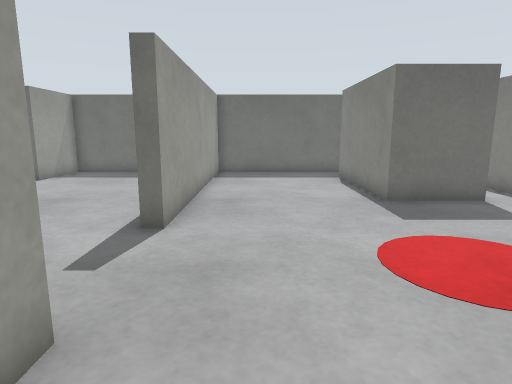
[1] (above)

16 first-person views from a walk through a world built for the Gazebo simulator. The camera is 0.41 m above the floor, tilts 10° down and sees 75° across. The floor is counted in squares, 0.2 m on a side. Each view is taken from the middle of a square. On the plan, view 1 faces up. The plan holds only what a view shows up to about 18 squares ahead; the rest is blank. The place goes on beyond the plan. Robots are left out.

[2]
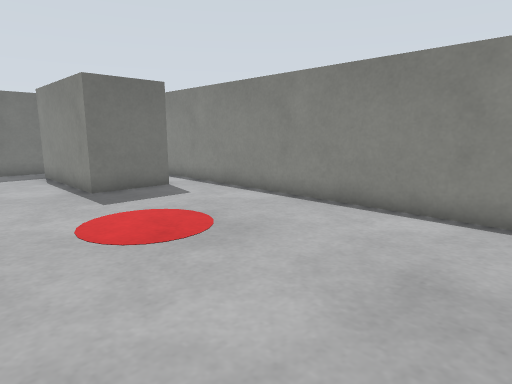

[3]
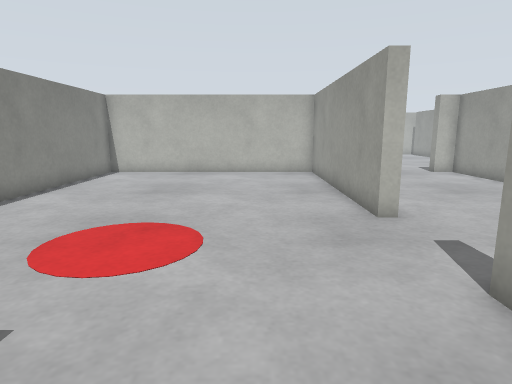

[4]
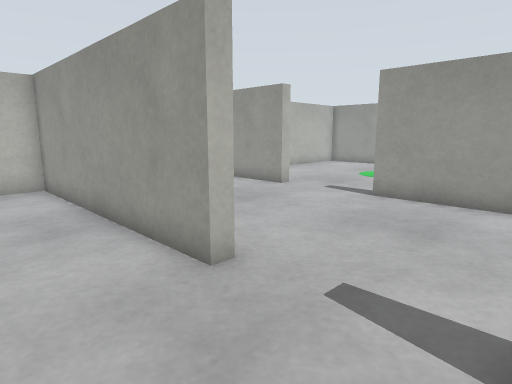

[5]
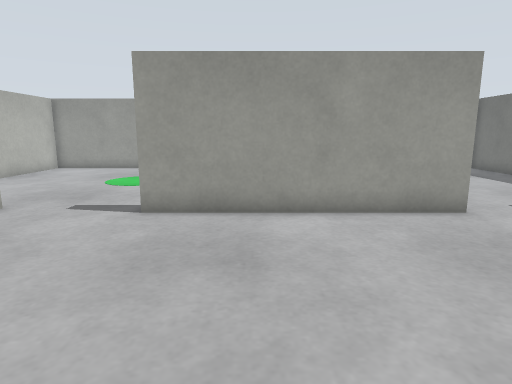

[6]
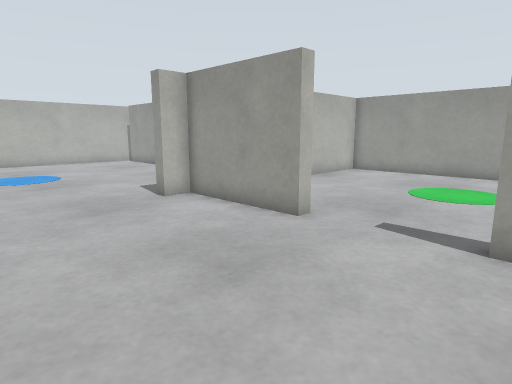

[7]
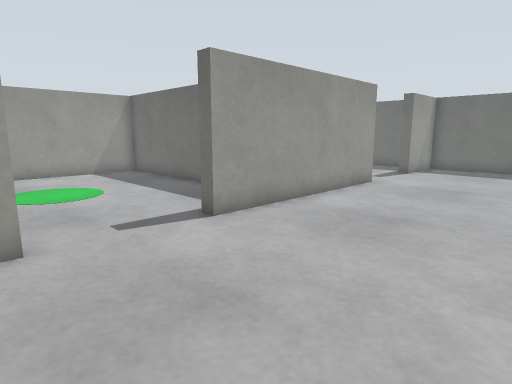

[8]
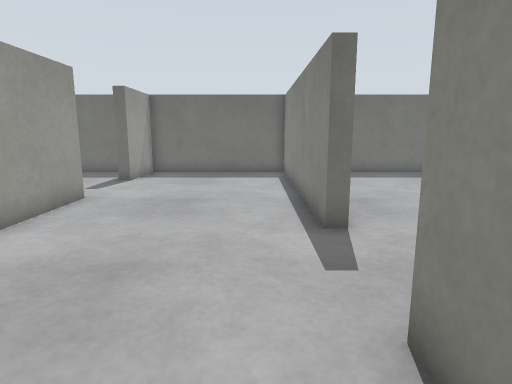

[9]
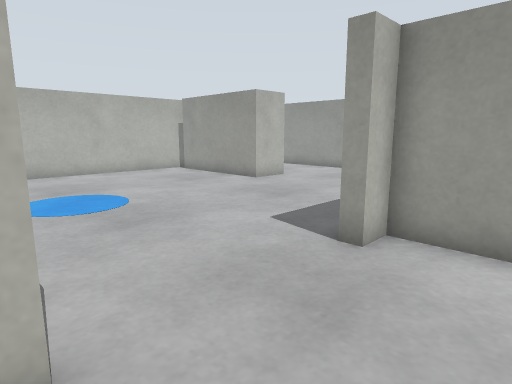

[10]
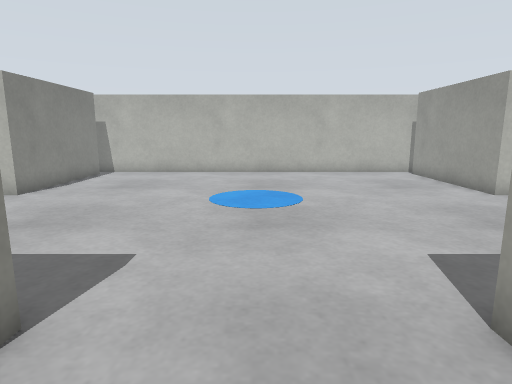

[11]
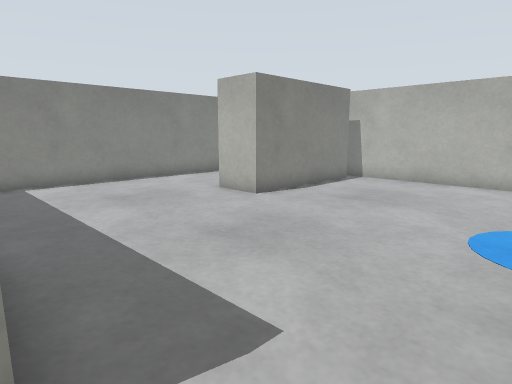

[12]
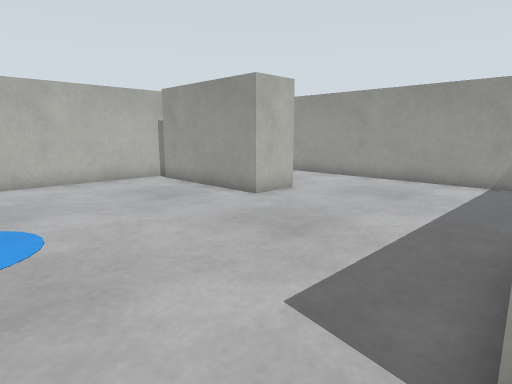

[13]
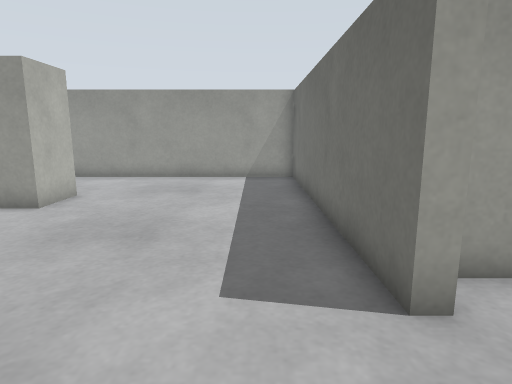

[14]
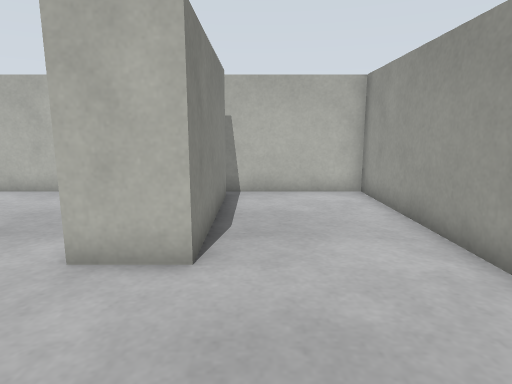

[15]
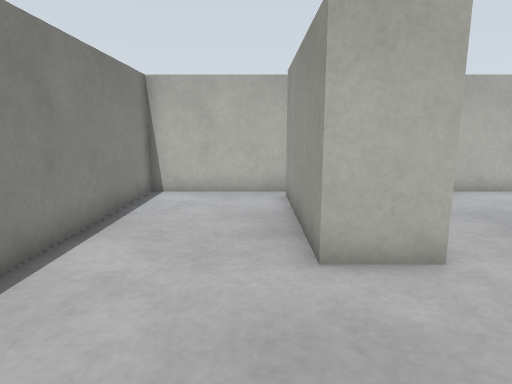

[16]
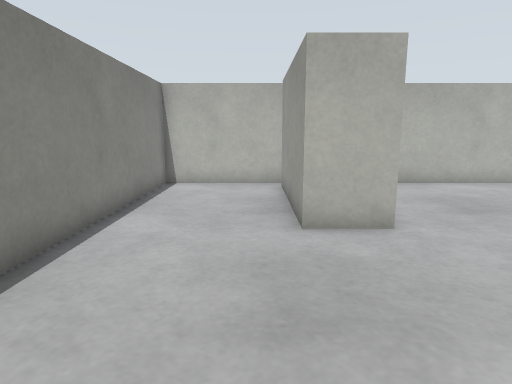

### Floor plan
Key: @ floor where view 1 was taken; # wall or solid block; . floor; B grey box; E bench.
Columns run from 21 left of view 1 to 9 right of it. Each row starts with its distance up from view 1.
 18   ##    ###################
 17   ...   ...#.......#......
 16    ....  ..#.......#.....B
 15      ... ..#.......#.....B
 14       .............#.....B
 13         ...........#.....B    #
 12          ..........#.....B   .#
 11           .........#.....B   .#
 10            #.......#.....BBBB.#
  9            #.......#..........#
  8            #.......#..........#
  7            #.......#..........#
  6            #..................#
  5 #######    #..................#
  4 #........  #..................#
  3 #..........#..................#
  2 #..........#.......#..........#
  1 #..................#..........#
  0 #..................#.@........#
 -1 #..................#..........#
 -2 #..................#..........#
 -3 #..........#.......#..........#
 -4 #......... #.......#..........#
 -5 #.......   #...... #..........#
 -6 # .....    #...... #..........#
 -7 #############.....#############
 -8 #...........................  #
 -9 #.............................#
-10 #.............................#
-11 #.............................#
-12 #.............................#
-13 #.............................#
-14 #.............................#
-15 #....EEE...............EEE....#
-16 #....E E...............E E....#
-17 #....E E...............E E....#
-18 #....E E...............E E....#
-19 #....E E...............E E....#
-20 #....E E...............E E....#
-21 #....E E...............E E....#
-22 ###############################

Where each view was taken, in squares from view 1:
view 1: 0 up, 0 right, facing up
view 2: 2 down, 0 right, facing up-right
view 3: 11 up, 1 right, facing down
view 4: 7 up, 1 right, facing down-left
view 5: 5 up, 1 left, facing left
view 6: 3 up, 3 left, facing down-left
view 7: 3 down, 3 left, facing up-left
view 8: 0 up, 4 left, facing up
view 9: 4 down, 3 left, facing down-left
view 10: 4 down, 6 left, facing down
view 11: 7 down, 6 left, facing down-right
view 12: 7 down, 6 left, facing down-left
view 13: 9 down, 5 left, facing left
view 14: 10 down, 17 left, facing down
view 15: 10 down, 5 right, facing down
view 16: 8 down, 5 right, facing down
